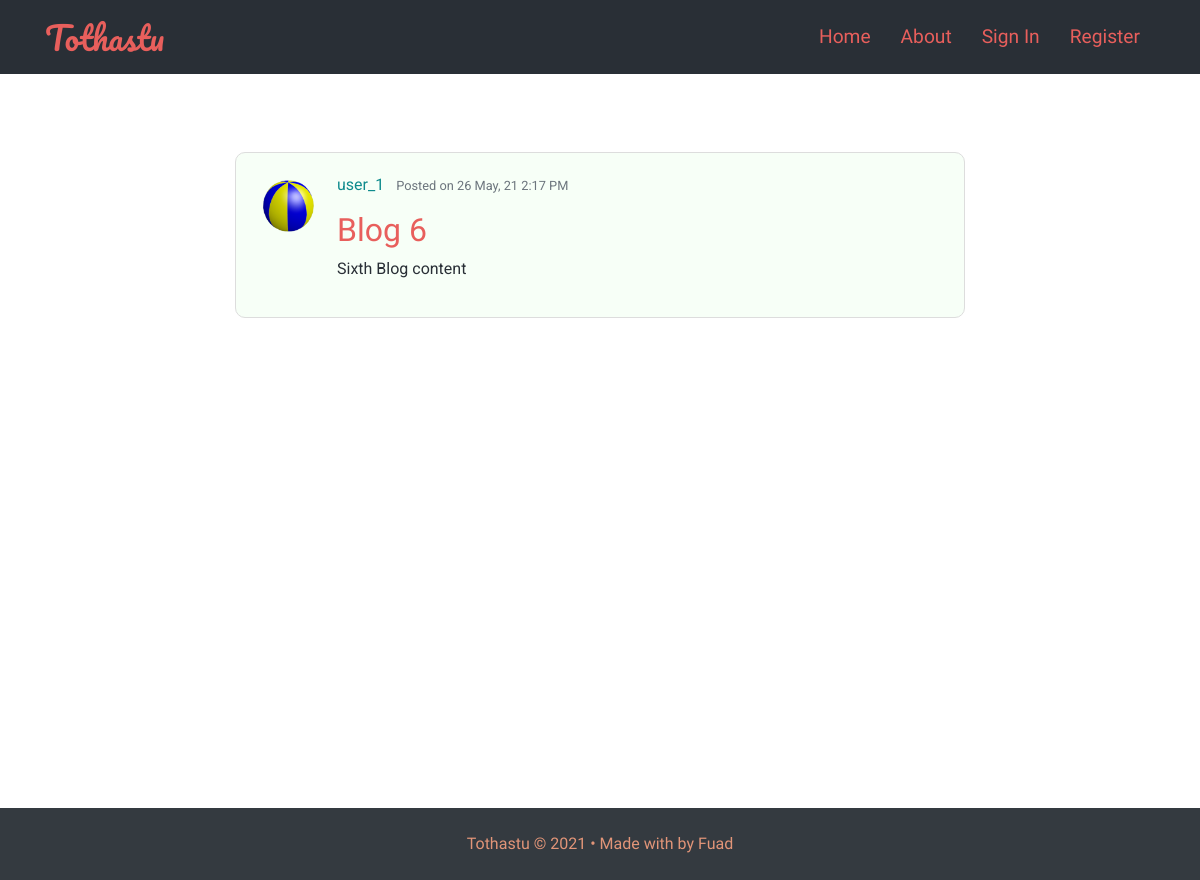
The page /post/9/ on the database as committed earlier.
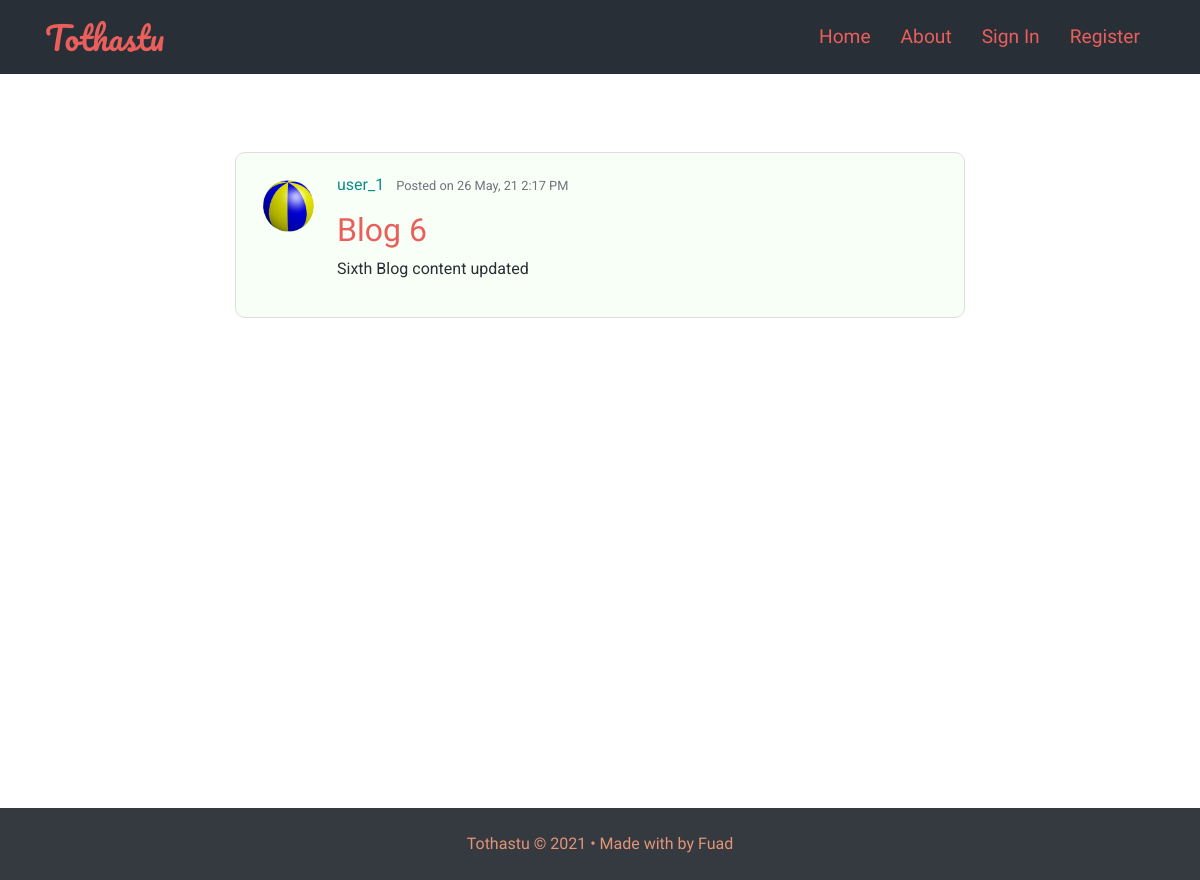
The same page on the database as committed later.
### blog/models.py (models this page shows, shortened)
class Post(models.Model):
    title = models.CharField(max_length=100)
    content = models.TextField()
    post_date = models.DateTimeField(default=timezone.now)
    author = models.ForeignKey(User, on_delete=models.CASCADE)

### users/models.py (models this page shows, shortened)
class Profile(models.Model):
    user = models.OneToOneField(User, on_delete=models.CASCADE)
    image = models.ImageField(default= 'default.jpg', upload_to='profile_pics')

### blog/views.py (the view)
# urls.py: path('post/<int:pk>/', PostDetail.as_view(), name='post-detail'),
class PostDetail(DetailView):
    model = Post

### blog/templates/blog/post_detail.html (shortened to what this page needs)
{% extends "blog/base.html" %}
{% block content %}
<br>
<article class="media content-section">
    <img class="rounded-circle article-img" src="{{ object.author.profile.image.url }}">
    <div class="media-body">
        <div class="article-metadata">
            <a class="mr-2" href="{% url 'user-posts' object.author.username %}">{{ object.author }}</a>
            <small class="text-muted"> Posted on {{ object.post_date|date:"d M, y g:i A"}}</small>
        </div>
        <h2 class="article-title">{{ object.title }}</h2>
        <p class="article-content">{{ object.content }}</p>
    </div>
</article>
<br>
{% endblock %}

Rows that differ between the two databases and show on the page:
changed Post "Blog 6": content "Sixth Blog content" → "Sixth Blog content updated"
